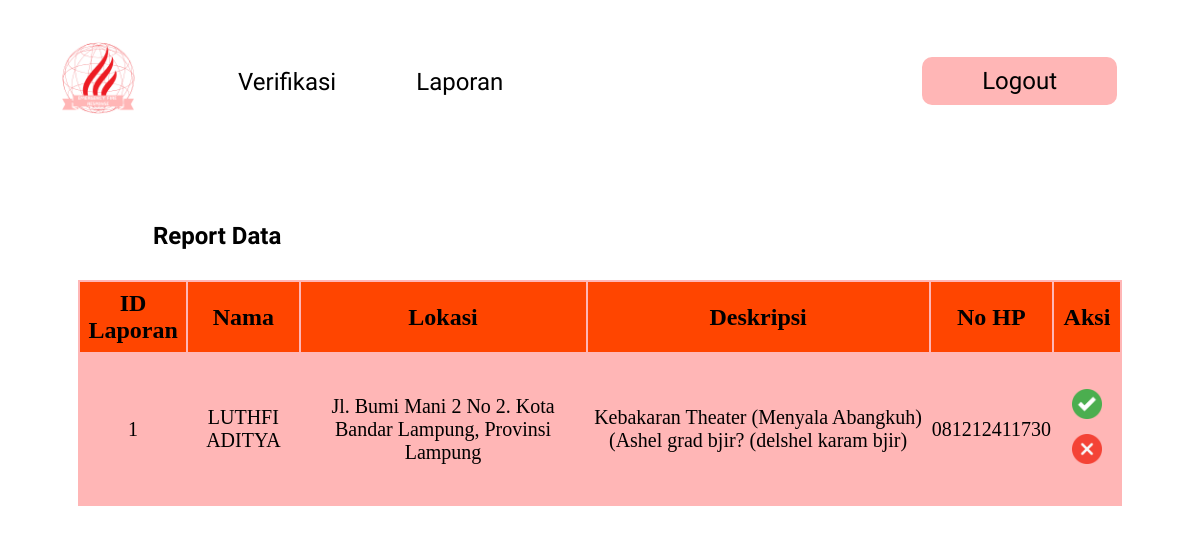
Screenshot of /Admin/DetailLaporanAdmin2.php?idlaporan=1 with the database file from the repository.
### tables this page shows
CREATE TABLE `reports` (
  `name` varchar(255) NOT NULL,
  `location` varchar(255) NOT NULL,
  `description` text NOT NULL,
  `phone` varchar(20) NOT NULL,
  `evidence_path` varchar(255) NOT NULL,
  `status` varchar(255) NOT NULL DEFAULT 'Menunggu Diverifikasi',
  `idlaporan` int(11) NOT NULL,
  `idpetugas` varchar(17) DEFAULT NULL,
  `usernamepetugas` varchar(100) DEFAULT NULL,
  `iduser` varchar(17) DEFAULT NULL,
  `date` date DEFAULT curdate()
);

### Admin/DetailLaporanAdmin2.php (the view, shortened to what this page needs)
<?php
include '../koneksi.php';
if (isset($_GET['idlaporan'])) {
    $idlaporan = $_GET['idlaporan'];
    $stmt = $conn->prepare("SELECT * FROM reports WHERE idlaporan = ?");
    $stmt->bind_param("i", $idlaporan);
    $stmt->execute();
    $result = $stmt->get_result();
    $row = $result->fetch_assoc();
} else {
    echo "ID laporan tidak ditemukan.";
    exit();
}
?>
<!DOCTYPE html>
<html lang="en">
<head>
</head>
<body>
    <nav>
        <div class="LeftHeader">
            <a href="Dashboard_admin.html"><img src="Black Retro Car Repair Garage Logo_20240429_111254_0000.png" alt=""></a>
            <a href="verifikasi_admin.php"><p>Verifikasi</p></a>
            <a href="LaporanAdmin.php"><p>Laporan</p></a>
        </div>
        <div class="RightHeader">
            <a href="comingsoon.html"><p>Logout</p></a>
        </div>
    </nav>
    <div class="container">
        <h1>Report Data</h1>
        <table>
            <thead>
                <tr>
                    <th>ID Laporan</th>
                    <th>Nama</th>
                    <th>Lokasi</th>
                    <th>Deskripsi</th>
                    <th>No HP</th>
                    <th>Aksi</th>
                </tr>
            </thead>
            <tbody>
                <tr>
                    <td><?php echo htmlspecialchars($row['idlaporan']); ?></td>
                    <td><?php echo htmlspecialchars($row['name']); ?></td>
                    <td><?php echo htmlspecialchars($row['location']); ?></td>
                    <td><?php echo htmlspecialchars($row['description']); ?></td>
                    <td><?php echo htmlspecialchars($row['phone']); ?></td>
                    <td>
                        <abbr title="Terima"><img src="accept.png" alt="Accept" onclick="showOverlay('accept', <?php echo $row['idlaporan']; ?>)"></abbr>
                        <abbr title="Tolak"><img src="remove.png" alt="Remove" onclick="showOverlay('remove', <?php echo $row['idlaporan']; ?>)"></abbr>
                    </td>
                </tr>
            </tbody>
        </table>
        <br><br><br>
    </div>
</body>
</html>

### Admin/DetailLaporanAdmin2.php (style rules this page uses)
nav { display: flex; justify-content: space-between; }
.LeftHeader { display: inline-flex; float: left; }
.LeftHeader a img { height: 120px; }
.LeftHeader a { text-decoration: none; padding: 10px; padding-left: 30px; padding-right: 30px; }
.LeftHeader a p { margin-left: 20px; margin-top: 50px; font-size: 24px; font-family: 'Reem Kufi', sans-serif; color: black; }
.RightHeader a { text-decoration: none; margin-right: 75px; padding-top: 25px; border-radius: 20px; }
.RightHeader a p { font-size: 24px; font-family: 'Reem Kufi', sans-serif; background-color: #FFB6B6; color: black; padding: 10px; padding-left: 60px; padding-right: 60px; border-radius: 10px; transition: 0.3s ease-in-out; }
.RightHeader { display: inline-flex; }
.container { margin: 70px; }
table { background-color: #FFB6B6; width: 100%; font-size: 20px; }
.container h1 { font-family: 'Crete Round', sans-serif; font-size: 24px; margin-left: 75px; margin-bottom: 30px; }
td { text-align: center; }
thead { font-size: 24px; height: 70px; background-color: #ff4500; }
tbody { height: 150px; }
td img { height: 30px; margin: 5px; cursor: pointer; }

### rows the page displays
reports: idlaporan "1", name "LUTHFI ADITYA", location "Jl. Bumi Mani 2 No 2. Kota Bandar Lampung, Provinsi Lampung", description "Kebakaran Theater (Menyala Abangkuh) (Ashel grad bjir? (delshel karam bjir)", phone "081212411730"
